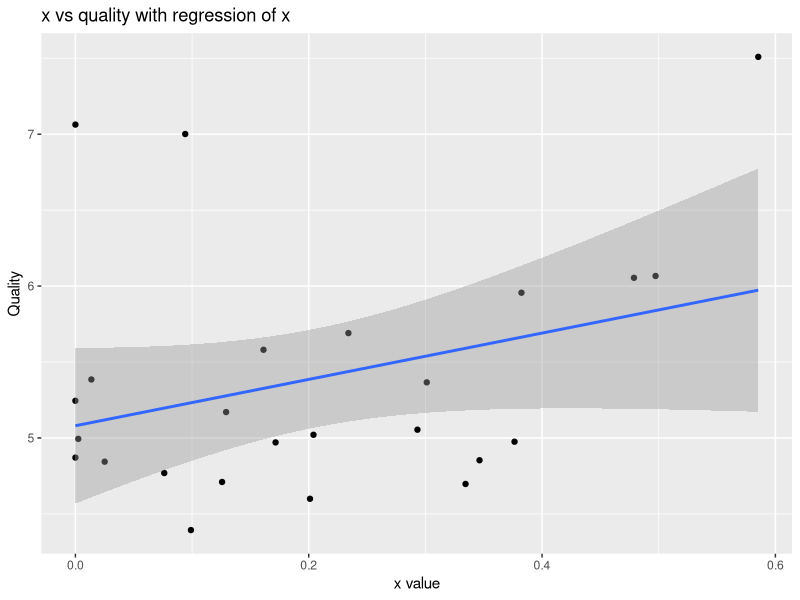
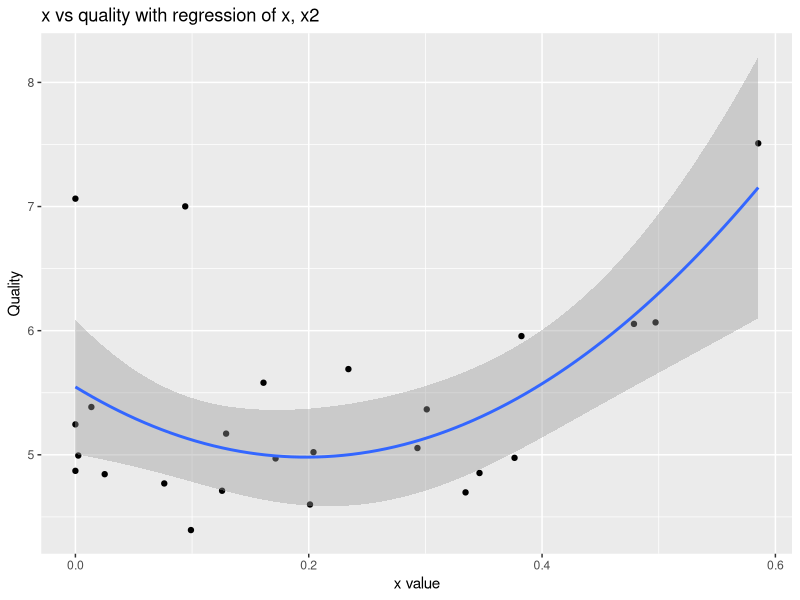
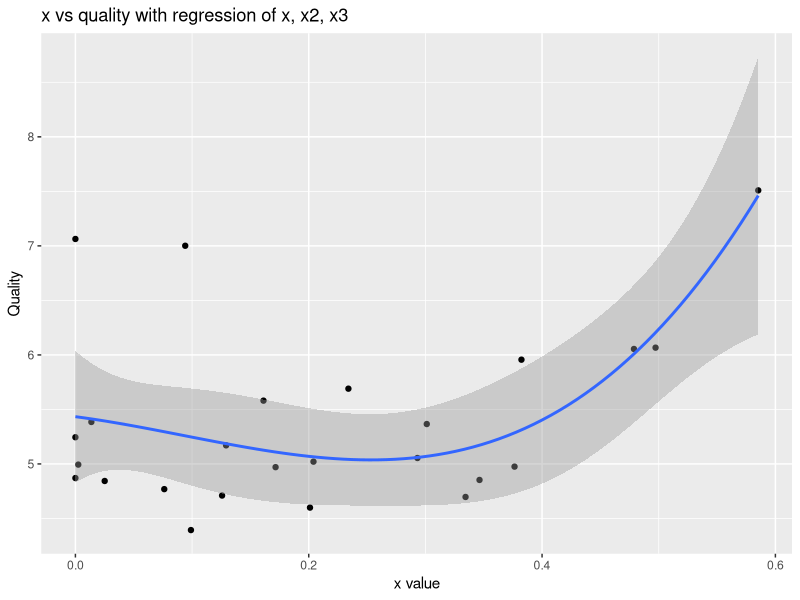
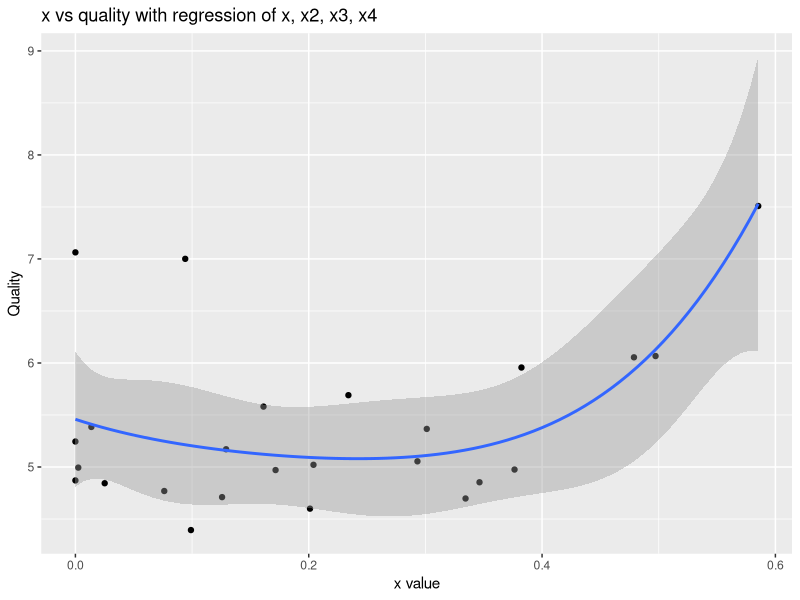
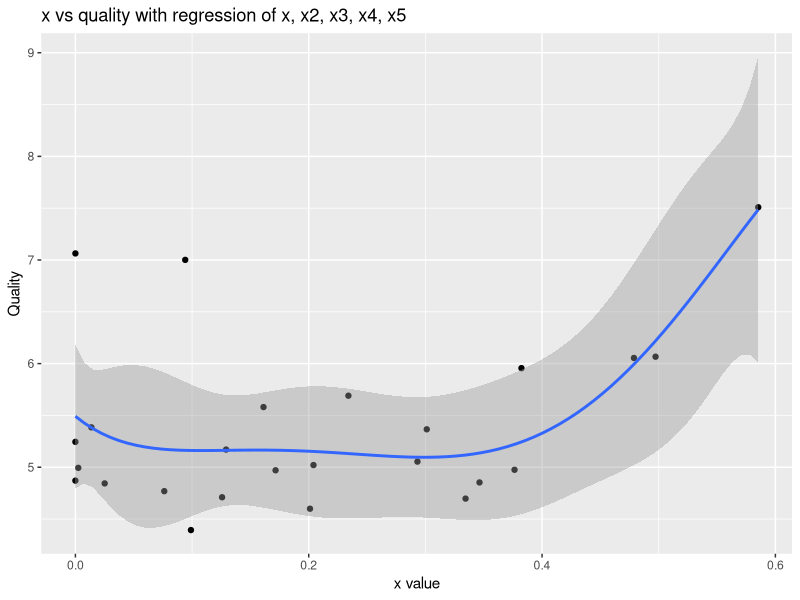
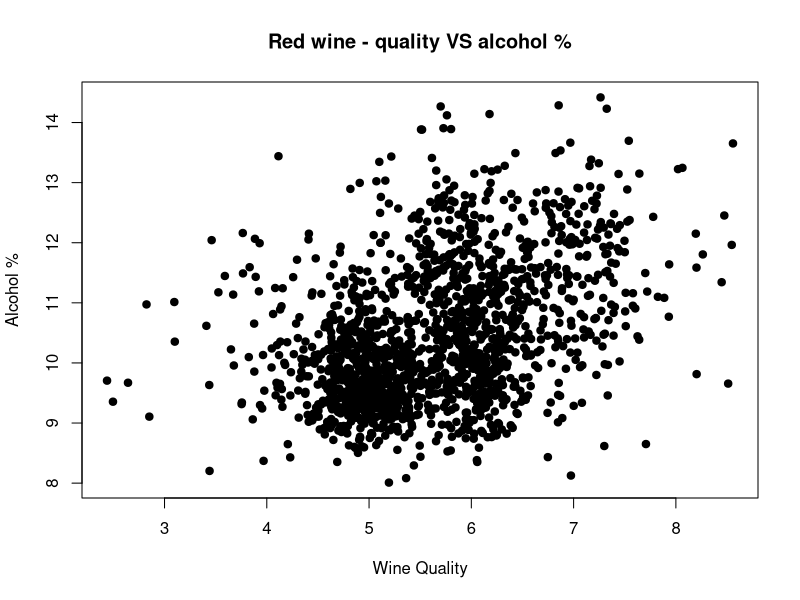
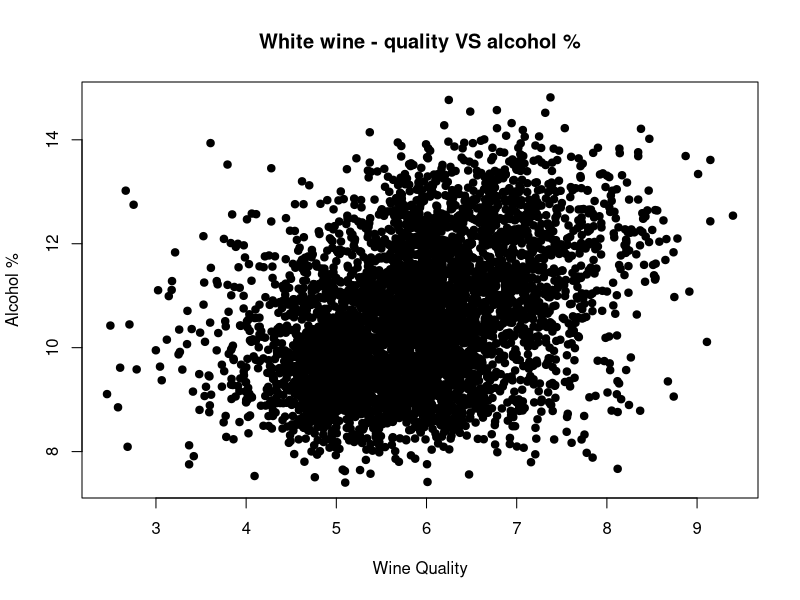

These charts were generated, in order, by the following R code: (Note: a time limit stopped this script after it produced the figures.)
#install.packages("dyplr")
library("dplyr")
library("ggplot2")

wine_df <- read.csv("wine_quality.csv")

#Question 1

#A
part_wine_df <- wine_df[1: 25,]
part_wine_df <- part_wine_df[c("citric.acid", "quality")]

#B
colnames(part_wine_df) <- c("x", "quality")

part_wine_df$x2 <- part_wine_df$x ** 2
part_wine_df$x3 <- part_wine_df$x ** 3
part_wine_df$x4 <- part_wine_df$x ** 4
part_wine_df$x5 <- part_wine_df$x ** 5

#C - Create linear regression models, add p-value and effect size(R2)

# simple linear regression using x for quality
reg1 <- lm(part_wine_df$quality ~ x, part_wine_df)
summary(reg1)

# multiple linear regression using x, x2 for quality
reg2 <- lm(part_wine_df$quality ~ x + x2, part_wine_df)
summary(reg2)

# multiple linear regression using x, x2, x3 for quality
reg3 <- lm(part_wine_df$quality ~ x + x2 + x3, part_wine_df)
summary(reg3)
# multiple linear regression using x, x2, x3, x4 for quality
reg4 <- lm(part_wine_df$quality ~ x + x2 + x3 + x4, part_wine_df)
summary(reg4)
# multiple linear regression using x, x2, x3, x4, x5 for quality
reg5 <- lm(part_wine_df$quality ~ x + x2 + x3 + x4 + x5, part_wine_df)
summary(reg5)

#D - Calculate SSE for each model and report the lowest model
sse1 <- sum((part_wine_df$quality - predict(reg1)) ^ 2)
sse2 <- sum((part_wine_df$quality - predict(reg2)) ^ 2)
sse3 <- sum((part_wine_df$quality - predict(reg3)) ^ 2)
sse4 <- sum((part_wine_df$quality - predict(reg4)) ^ 2)
sse5 <- sum((part_wine_df$quality - predict(reg5)) ^ 2)

# ANSWER - Lowest model is 5.

#E - Create scatter plot for the relation between x and quality, add  
#regression line. (5 graphs differ only in the regression line)

p1 <- ggplot(part_wine_df, aes(y = quality, x = x)) +
  ylab("Quality") + 
  xlab("x value")+ 
  geom_point() + 
  ggtitle("x vs quality with regression of x")
p1 + geom_smooth(method=lm, formula = y ~ poly(x, 1))

p2 <- ggplot(part_wine_df, aes(y = quality, x = x)) + 
  ylab("Quality") + 
  xlab("x value")+ 
  geom_point()+ 
  ggtitle("x vs quality with regression of x, x2")
p2 + geom_smooth(method=lm, formula = y ~ poly(x, 2))

p3 <- ggplot(part_wine_df, aes(y = quality, x = x)) + 
  ylab("Quality") + 
  xlab("x value")+ 
  geom_point() + 
  ggtitle("x vs quality with regression of x, x2, x3")
p3 + geom_smooth(method=lm, formula = y ~ poly(x, 3))

p4 <- ggplot(part_wine_df, aes(y = quality, x = x)) +
  ylab("Quality") +
  xlab("x value")+ 
  geom_point() +
  ggtitle("x vs quality with regression of x, x2, x3, x4")
p4 + geom_smooth(method=lm, formula = y ~ poly(x, 4))

p5 <- ggplot(part_wine_df, aes(y = quality, x = x)) + 
  ylab("Quality") +
  xlab("x value")+ 
  geom_point()+
  ggtitle("x vs quality with regression of x, x2, x3, x4, x5")
p5 + geom_smooth(method=lm, formula = y ~ poly(x, 5))

#F - what is the poly degree which fit best, its wit for D question?

# ANSWER - 5, fit to question D.

#Question 2
wine_df <- read.csv("wine_quality.csv")
only_red_wines = wine_df[wine_df$type == "red", ]
only_white_wines = wine_df[wine_df$type == "white", ]

#A - Create scatter plot for quality VS alcohol %
plot(only_red_wines$quality, only_red_wines$alcohol, 
     main="Red wine - quality VS alcohol %",
     xlab="Wine Quality", ylab="Alcohol %", pch=19)

plot(only_white_wines$quality, only_white_wines$alcohol, 
     main="White wine - quality VS alcohol %",
     xlab="Wine Quality", ylab="Alcohol %", pch=19)

#B - For each wine type, calculate spearman between alcohol and quality
cor.test(only_red_wines$quality, 
         only_red_wines$alcohol, method = "spearman")
cor.test(only_white_wines$quality, 
         only_white_wines$alcohol, method = "spearman")


#C - Create bootstrap sampling for alcohol and quality pairs. calculate spearman
boot_white_sample_size = nrow(only_white_wines)
white_wine_df_boot = data.frame(matrix(NA, ncol = 2,
                                       nrow = boot_white_sample_size))
for (i in c(1:boot_white_sample_size)) {
  indexes <- sample(x=1:nrow(only_white_wines), size=nrow(only_white_wines),
                    replace=TRUE)
  white_wine_df_boot[i, ] <- c(only_white_wines[indexes, "alcohol"], 
                              only_white_wines[indexes, "quality"])
}
colnames(white_wine_df_boot) <- c("alcohol", "quality")
only_white_wine_spearman <- cor(white_wine_df_boot$quality,
                                white_wine_df_boot$alcohol, method = "spearman")

boot_red_sample_size = nrow(only_red_wines)
red_wine_df_boot = data.frame(matrix(NA, ncol = 2, nrow = boot_red_sample_size))
for (i in c(1:boot_red_sample_size)) {
  indexes <- sample(x=1:nrow(only_red_wines), size=nrow(only_red_wines),
                    replace=TRUE)
  red_wine_df_boot[i, ] <- c(only_red_wines[indexes, "alcohol"], 
                               only_red_wines[indexes, "quality"])
}
colnames(red_wine_df_boot) <- c("alcohol", "quality")
only_red_wine_spearman <- cor(x=red_wine_df_boot$quality,
                              y=red_wine_df_boot$alcohol, method = "spearman")

#D - Do C 10000 times
red_wine_boot_spearman <- c()
white_wine_boot_spearman <- c()

for (i in 1:10000){
  print(i)
  white_wine_df_boot = data.frame(matrix(NA, ncol = 2, nrow = boot_white_sample_size))
  red_wine_df_boot = data.frame(matrix(NA, ncol = 2, nrow = boot_red_sample_size))
  for (i in c(1:boot_white_sample_size)) {
    indexes <- sample(x=1:nrow(only_white_wines), size=nrow(only_white_wines),
                      replace=TRUE)
    white_wine_df_boot[i, ] <- c(only_white_wines[indexes, "alcohol"], 
                                 only_white_wines[indexes, "quality"])
  }
  
  colnames(white_wine_df_boot) <- c("alcohol", "quality")
  white_wine_boot_spearman <- c(white_wine_boot_spearman, 
                                cor(white_wine_df_boot$quality, white_wine_df_boot$alcohol, method = "spearman"))
  
  for (i in c(1:boot_red_sample_size)) {
      indexes <- sample(x=1:nrow(only_red_wines), size=nrow(only_red_wines),
                        replace=TRUE)
      red_wine_df_boot[i, ] <- c(only_red_wines[indexes, "alcohol"], 
                                 only_red_wines[indexes, "quality"])
  }
  
  colnames(red_wine_df_boot) <- c("alcohol", "quality")
  red_wine_boot_spearman <- c(red_wine_boot_spearman, 
                              cor(red_wine_df_boot$quality, red_wine_df_boot$alcohol, method = "spearman"))
}


#E - For each wine type calculate confidence interval
white_wine_quantiles <- quantile(x = white_wine_boot_spearman, probs = c(0.025, 0.975), na.rm = TRUE)
white_wine_quantiles

red_wine_quantile <- quantile(x = red_wine_boot_spearman, probs = c(0.025, 0.975), na.rm = TRUE)
red_wine_quantile

#F - For each wine type create histogram for D
hist(white_wine_boot_spearman, 
     main = "Spearman white wine bootstrap sample histogram",
     xlab="Spearman value")
abline(v = -0.02831828, col="red", lwd=3, lty=2)
abline(v = 0.02769062, col="red", lwd=3, lty=2)

red_wine_boot_spearman
#F - For each wine type create histogram for D
hist(red_wine_boot_spearman, 
     main = "Spearman red wine bootstrap sample histogram",
     xlab="Spearman value")
abline(v = -0.04777338, col="red", lwd=3, lty=2)
abline(v = 0.04938137, col="red", lwd=3, lty=2)



#G - Which wine type get the bigger confidence interval? 
#how can we explain that?

#H - BONUS - Create another graph,
#which the confidence interval will be error bar.

spearman_df = data.frame(SpearmanValue = c(only_white_wine_spearman, 
                                           only_red_wine_spearman),
                         WineType = c("white", "red"),
                         min_confidence_interval = c(-0.02831828, -0.04777338),
                         max_confidence_interval = c(0.02769062, 0.04938137))
ggplot(spearman_df, aes(x = WineType, y = SpearmanValue)) +
  geom_point(size = 4, color = "blue") + 
  ggtitle("Spearman value vs wine type with error bars for confidence interval") + 
  ylab("Spearman value") +
  xlab("Wine type") + 
  geom_errorbar(aes(ymax = max_confidence_interval,
                    ymin = min_confidence_interval),
                width = 0.3, size = 0.5) +
  scale_color_manual(name = "Legend", values = c("#666666", "#1B9E77"))

#Question 3

#A - Create violin / box (for each wine) or jitter (for both)
#plot for wine type (type) and wine quality (quality)
p <- ggplot(wine_df, aes(type, quality)) +
  ggtitle("jitter plot: wine type vs quality")
p + geom_jitter()

#B - Use Mann Whitney test for difference in the quality between red and 
# white wines. Output as W and p-value
res <- wilcox.test(quality ~ type, data = wine_df)
res

#C - Calculate U1 and U2 from B, which one reported in B?
ranked_wine_df <- wine_df[c("type", "quality")]
ranked_wine_df <- ranked_wine_df[c("type", "quality")]
ranked_wine_df <- ranked_wine_df[order(ranked_wine_df$quality),]
ranked_wine_df$ranked = rank(ranked_wine_df$quality)

n1 = nrow(ranked_wine_df[ranked_wine_df$type == "white",])
n2 = nrow(ranked_wine_df[ranked_wine_df$type == "red",])

R1 = sum(ranked_wine_df[ranked_wine_df$type == "white",]$ranked)
R2 = sum(ranked_wine_df[ranked_wine_df$type == "red",]$ranked)

U1 = (n1*n2) + (n1 * (n1 + 1) / 2) - R1
U2 = (n1*n2) + (n2 * (n2 + 1) / 2) - R2

#D - Calculate effect size

rbc <- abs(((2 * U1) / (n1 * n2)) - 1)
